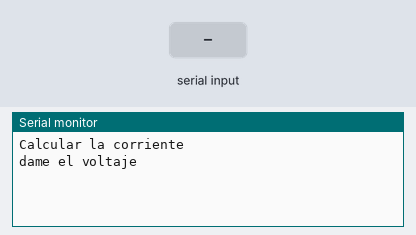
Simulated run of this sketch. Board: Arduino Uno, built with avr-gcc and run on an emulated ATmega328P. Parts: the last lines printed to the serial monitor. The test bench sets the inputs (shaded band).

Above: at 1.2 s.
1.3 s: "90,45\n" received over Serial
At 2.65 s:
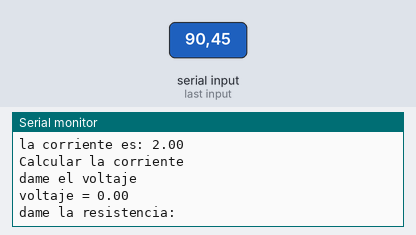
2.8 s: "30,150\n" received over Serial
At 5.0 s:
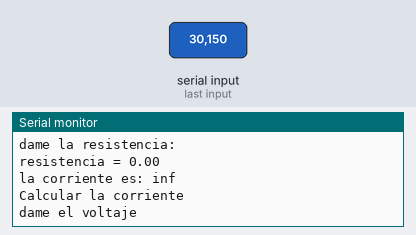
5.3 s: "0\n" received over Serial
At 7.0 s:
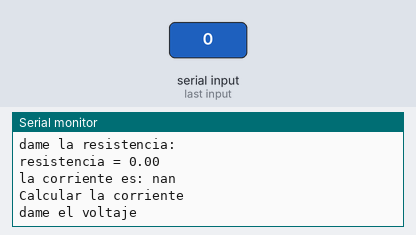
Timing chart, 0 to 8.5 s (numbered marks = the images above; inputs shaded):
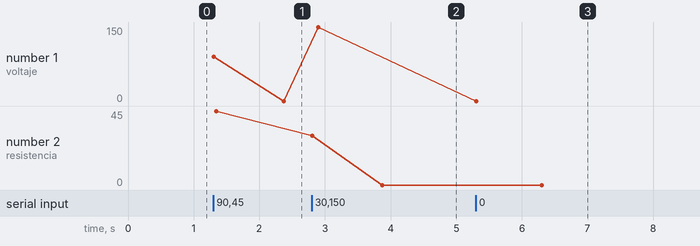

The sketch:

arduino.12.calculocorriente.ino
```cpp
//Calculo de la resistencia
float voltaje = 0;      //se declara voltaje de tipo float y con valor 0
float corriente = 0;    //se declara corriente de tipo float y con valor 0
float resistencia = 0;  //se declara resistencia de tipo float  con valor 0
int condicion = 0; //se declara la variable condicion la cual controlara el flujo del programa

void setup() {              //esta funcion solo se ejecuta una sola vez
  Serial.begin(9600);       //configura el puerto serial a 9600 de velocidad
}

void loop() {
  Serial.println("Calcular la corriente ");
  Serial.println("dame el voltaje ");

  while (condicion == 0) {        //si se cumple la condicion que es cero entrar a este bucle
    if (Serial.available() > 0) { //si hay algun dato en el puerto serial entrar a esta condicional if
      voltaje = Serial.parseFloat();    //el valor de voltaje en float.
      Serial.print("voltaje = ");       //mostrar el valor de
      Serial.println(voltaje);          //de la variable "voltaje"
      Serial.println("dame la resistencia: ");
      condicion = 1;              //cambia la condicion por 1 para salir del bucle while .
    }
  }

  while (condicion == 1) {        //como ahora la condicion vale 1 se entra a este bucle while
    if (Serial.available() > 0) { //verificamos si hay algun dato en el puerto serial, si hay se entra
      resistencia = Serial.parseFloat(); //se entra el valor de resistencia tipo float gracias a parseFloat()
      Serial.print("resistencia = ");    //muestra el valor
      Serial.println(resistencia);       //de la variable "resistencia"
      condicion = 2;              //despues de introducir el valor de "resistencia" cambia la condicion por 2 para salir
    }
  }
  // ya salimos de los bucles while ahora vamos a calcular la corriente.
  corriente = voltaje / resistencia; //se calcula el area y se guarda en la variable area
  Serial.print("la corriente es: ");
  Serial.println(corriente);            //se muestra la variable corriente
  Serial.println();
  Serial.println();
  condicion = 0;                   //se cambia la condicion a 0 de esa manera se regresa al bucle while inicial
}
```

Measured:
- after the input at 1.3 s, the serial monitor: prints a new line at once (image 1)
- after the input at 2.8 s, the serial monitor: prints a new line at once (image 2)
- after the input at 5.3 s, the serial monitor: prints a new line after 1.0 s (image 3)
- plotted number 1: 0 → 150 after the input at 2.8 s
